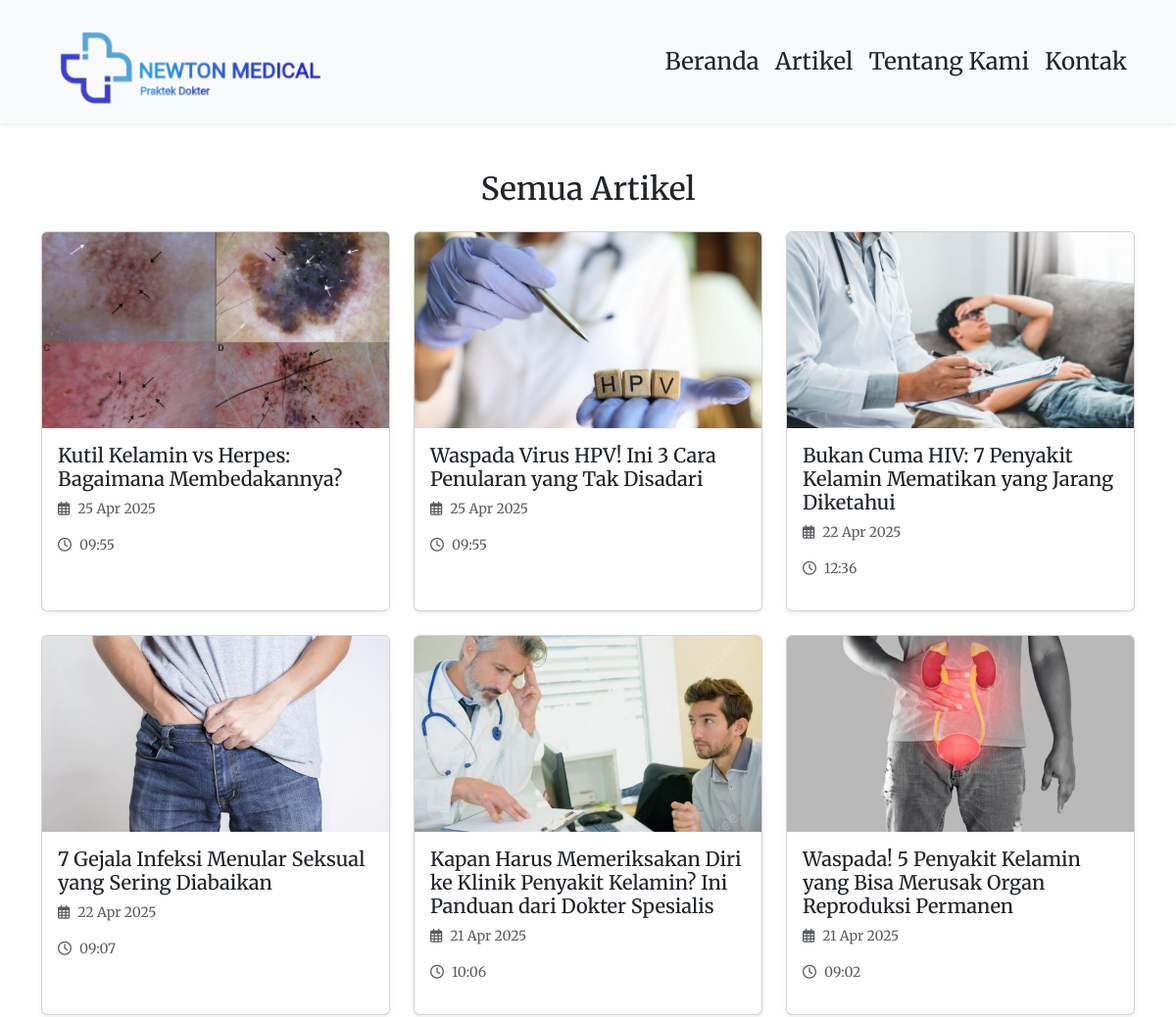
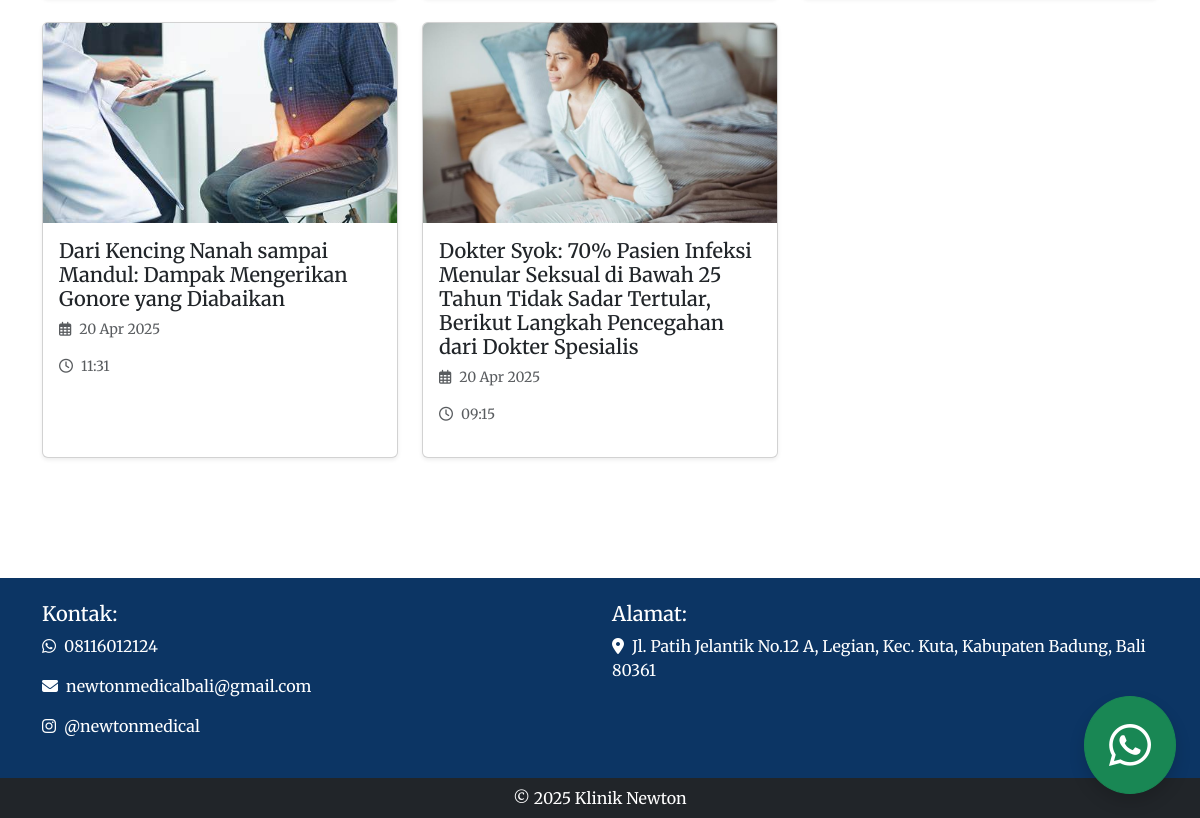
Screenshot of /artikel.php with the database file from the repository (2 pictures, top to bottom).
### tables this page shows
CREATE TABLE `artikel` (
  `id` int(11) NOT NULL,
  `judul` varchar(255) NOT NULL,
  `isi` text NOT NULL,
  `gambar` varchar(255) DEFAULT NULL,
  `tanggal` datetime NOT NULL
);

### artikel.php (the view, shortened to what this page needs)
<?php
include 'koneksi/koneksi.php';
?>
<!DOCTYPE html>
<html lang="id">
<head>
  <link href="https://cdn.jsdelivr.net/npm/bootstrap@5.3.2/dist/css/bootstrap.min.css" rel="stylesheet">
  <link href="https://cdnjs.cloudflare.com/ajax/libs/font-awesome/6.5.0/css/all.min.css" rel="stylesheet">
  <link href="https://cdnjs.cloudflare.com/ajax/libs/animate.css/4.1.1/animate.min.css" rel="stylesheet" />
</head>
<body>
<nav class="navbar navbar-expand-lg navbar-light bg-light shadow-sm">
  <div class="container">
    <a class="navbar-brand" href="index.php">
      <img src="uploads/logo_klinik_newton.png" alt="Logo Klinik Newton" height="100">
    </a>
    <div class="collapse navbar-collapse" id="navbarNav">
      <ul class="navbar-nav ms-auto">
        <li class="nav-item"><a class="nav-link text-dark" href="index.php">Beranda</a></li>
        <li class="nav-item"><a class="nav-link text-dark" href="artikel.php">Artikel</a></li>
        <li class="nav-item"><a class="nav-link text-dark" href="tentang.php">Tentang Kami</a></li>
        <li class="nav-item"><a class="nav-link text-dark" href="kontak.php">Kontak</a></li>
      </ul>
    </div>
  </div>
</nav>
<div class="container py-5">
  <h2 class="mb-4 text-center">Semua Artikel</h2>
  <div class="row">
    <?php
    $query = mysqli_query($conn, "SELECT * FROM artikel ORDER BY tanggal DESC");
    while ($data = mysqli_fetch_array($query)) {
    ?>
    <div class="col-md-4 mb-4">
      <a href="detail.php?id=<?= $data['id']; ?>" class="text-decoration-none text-dark">
        <div class="card h-100 shadow-sm animate__animated animate__fadeInUp" style="cursor: pointer;">
          <?php if (!empty($data['gambar'])) { ?>
            <img src="uploads/<?= $data['gambar']; ?>" class="card-img-top" alt="<?= $data['judul']; ?>" style="height: 200px; object-fit: cover;">
          <?php } ?>
          <div class="card-body">
            <h5 class="card-title"><?= $data['judul']; ?></h5>
            <p class="text-muted" style="font-size: 14px;">
              <i class="far fa-calendar-alt me-2"></i><?= date("d M Y", strtotime($data['tanggal'])); ?>
            </p>
            <p class="text-muted" style="font-size: 14px;">
              <i class="far fa-clock me-2"></i><?= date("H:i", strtotime($data['tanggal'])); ?>
            </p>
          </div>
        </div>
      </a>
    </div>
    <?php } ?>
  </div>
</div>
<div class="position-fixed bottom-0 end-0 p-4" style="z-index: 1050;">
  <button onclick="openWhatsAppPopup()" class="btn btn-success rounded-circle p-4 shadow animate__animated animate__bounceIn">
    <i class="fab fa-whatsapp fa-3x"></i>
  </button>
</div>
<footer class="text-white text-lg-start mt-5" style="background-color:rgb(12, 53, 100);">
  <div class="container py-4">
    <div class="row">
      <div class="col-md-6 mb-4 mb-md-0">
        <h5>Kontak:</h5>
        <p><i class="fab fa-whatsapp me-2"></i>08116012124</p>
        <p><i class="fas fa-envelope me-2"></i>newtonmedicalbali@gmail.com</p>
        <p><i class="fab fa-instagram me-2"></i>@newtonmedical</p>
      </div>
      <div class="col-md-6 mb-4 mb-md-0">
        <h5>Alamat:</h5>
        <p><i class="fas fa-map-marker-alt me-2"></i>Jl. Patih Jelantik No.12 A, Legian, Kec. Kuta, Kabupaten Badung, Bali 80361</p>
      </div>
    </div>
  </div>
  <div class="bg-dark text-white text-center py-2">
    &copy; <?= date("Y"); ?> Klinik Newton
  </div>
</footer>
</body>
</html>

### artikel.php (style rules this page uses)
body { font-family: 'Merriweather', serif; }
.navbar-nav .nav-link { font-size: 24px; padding-right: 1.5rem; }

### rows the page displays
artikel: gambar (picture), judul "Kutil Kelamin vs Herpes: Bagaimana Membedakannya?", tanggal "25 Apr 2025", tanggal "09:55"
artikel: gambar (picture), judul "Waspada Virus HPV! Ini 3 Cara Penularan yang Tak Disadari", tanggal "25 Apr 2025", tanggal "09:55"
artikel: gambar (picture), judul "Bukan Cuma HIV: 7 Penyakit Kelamin Mematikan yang Jarang Diketahui", tanggal "22 Apr 2025", tanggal "12:36"
artikel: gambar (picture), judul "7 Gejala Infeksi Menular Seksual yang Sering Diabaikan", tanggal "22 Apr 2025", tanggal "09:07"
artikel: gambar (picture), judul "Kapan Harus Memeriksakan Diri ke Klinik Penyakit Kelamin? Ini Panduan dari Dokter Spesialis", tanggal "21 Apr 2025", tanggal "10:06"
artikel: gambar (picture), judul "Waspada! 5 Penyakit Kelamin yang Bisa Merusak Organ Reproduksi Permanen", tanggal "21 Apr 2025", tanggal "09:02"
artikel: gambar (picture), judul "Dari Kencing Nanah sampai Mandul: Dampak Mengerikan Gonore yang Diabaikan", tanggal "20 Apr 2025", tanggal "11:31"
artikel: gambar (picture), judul "Dokter Syok: 70% Pasien Infeksi Menular Seksual di Bawah 25 Tahun Tidak Sadar Tertular, Berikut Langkah Pencegahan dari Dokter Spesialis", tanggal "20 Apr 2025", tanggal "09:15"
